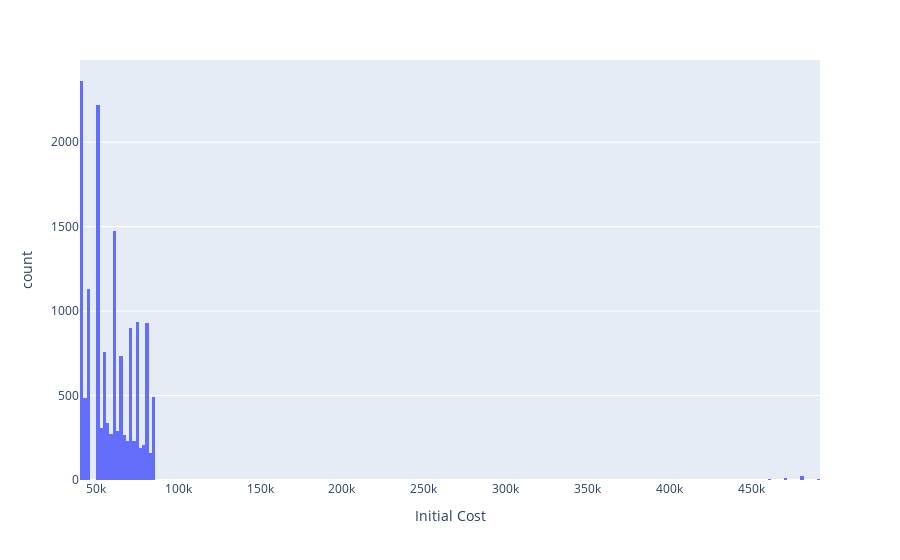

Source (notebook cell):
### Code cell
import plotly.express as px
fig = px.histogram(ny_df, x='Initial Cost')
fig.show()

### Figure 1 — Plotly figure (JSON) as saved in the notebook; plotly's stock layout.template omitted (floating-point values rounded to 4 significant figures; data arrays with more than 128 entries replaced by an {"elided": "..."} marker saying what was removed)
{"data": [{"alignmentgroup": "True", "bingroup": "x", "hovertemplate": "Initial Cost=%{x}<br>count=%{y}<extra></extra>", "legendgroup": "", "marker": {"color": "#636efa", "pattern": {"shape": ""}}, "name": "", "offsetgroup": "", "orientation": "v", "showlegend": false, "type": "histogram", "x": {"elided": "14970 int values"}, "xaxis": "x", "yaxis": "y"}], "layout": {"barmode": "relative", "legend": {"tracegroupgap": 0}, "margin": {"t": 60}, "xaxis": {"anchor": "y", "domain": [0, 1], "title": {"text": "Initial Cost"}}, "yaxis": {"anchor": "x", "domain": [0, 1], "title": {"text": "count"}}}}
